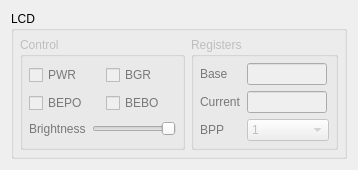
      <widget class="QWidget" name="debugMiscWidget">
       <attribute name="icon">
        <iconset resource="resources.qrc">
         <normaloff>:/icons/resources/icons/misc.png</normaloff>:/icons/resources/icons/misc.png</iconset>
       </attribute>
       <attribute name="title">
        <string>Miscellaneous</string>
       </attribute>
       <layout class="QVBoxLayout" name="verticalLayout_35">
        <item>
         <widget class="QGroupBox" name="groupBox_5">
          <property name="sizePolicy">
           <sizepolicy hsizetype="Preferred" vsizetype="Maximum">
            <horstretch>0</horstretch>
            <verstretch>0</verstretch>
           </sizepolicy>
          </property>
          <property name="title">
           <string>LCD</string>
          </property>
          <layout class="QHBoxLayout" name="horizontalLayout_6">
           <property name="leftMargin">
            <number>6</number>
           </property>
           <property name="topMargin">
            <number>6</number>
           </property>
           <property name="rightMargin">
            <number>6</number>
           </property>
           <property name="bottomMargin">
            <number>6</number>
           </property>
           <item>
            <spacer name="horizontalSpacer_31">
             <property name="orientation">
              <enum>Qt::Horizontal</enum>
             </property>
             <property name="sizeHint" stdset="0">
              <size>
               <width>0</width>
               <height>20</height>
              </size>
             </property>
            </spacer>
           </item>
           <item>
            <widget class="QGroupBox" name="groupLcdState">
             <property name="enabled">
              <bool>false</bool>
             </property>
             <property name="sizePolicy">
              <sizepolicy hsizetype="Preferred" vsizetype="Minimum">
               <horstretch>0</horstretch>
               <verstretch>0</verstretch>
              </sizepolicy>
             </property>
             <property name="title">
              <string>Control</string>
             </property>
             <layout class="QGridLayout" name="gridLayout_14">
              <property name="leftMargin">
               <number>6</number>
              </property>
              <property name="topMargin">
               <number>6</number>
              </property>
              <property name="rightMargin">
               <number>6</number>
              </property>
              <property name="bottomMargin">
               <number>6</number>
              </property>
              <item row="3" column="0" colspan="2">
               <layout class="QHBoxLayout" name="horizontalLayout_18">
                <item>
                 <widget class="QLabel" name="labelBrightness">
                  <property name="palette">
                   <palette>
                    <active>
                     <colorrole role="WindowText">
                      <brush brushstyle="SolidPattern">
                       <color alpha="255">
                        <red>0</red>
                        <green>170</green>
                        <blue>0</blue>
                       </color>
                      </brush>
                     </colorrole>
                    </active>
                    <inactive>
                     <colorrole role="WindowText">
                      <brush brushstyle="SolidPattern">
                       <color alpha="255">
                        <red>0</red>
                        <green>170</green>
                        <blue>0</blue>
                       </color>
                      </brush>
                     </colorrole>
                    </inactive>
                    <disabled>
                     <colorrole role="WindowText">
                      <brush brushstyle="SolidPattern">
                       <color alpha="255">
                        <red>120</red>
                        <green>120</green>
                        <blue>120</blue>
                       </color>
                      </brush>
                     </colorrole>
                    </disabled>
                   </palette>
                  </property>
                  <property name="text">
                   <string>Brightness</string>
                  </property>
                  <property name="alignment">
                   <set>Qt::AlignLeading|Qt::AlignLeft|Qt::AlignVCenter</set>
                  </property>
                 </widget>
                </item>
                <item>
                 <widget class="QSlider" name="brightnessSlider">
                  <property name="sizePolicy">
                   <sizepolicy hsizetype="Minimum" vsizetype="Maximum">
                    <horstretch>0</horstretch>
                    <verstretch>0</verstretch>
                   </sizepolicy>
                  </property>
                  <property name="focusPolicy">
                   <enum>Qt::ClickFocus</enum>
                  </property>
                  <property name="maximum">
                   <number>255</number>
                  </property>
                  <property name="orientation">
                   <enum>Qt::Horizontal</enum>
                  </property>
                  <property name="invertedAppearance">
                   <bool>true</bool>
                  </property>
                 </widget>
                </item>
               </layout>
              </item>
              <item row="2" column="1">
               <widget class="QCheckBox" name="checkBEBO">
                <property name="sizePolicy">
                 <sizepolicy hsizetype="Preferred" vsizetype="Maximum">
                  <horstretch>0</horstretch>
                  <verstretch>0</verstretch>
                 </sizepolicy>
                </property>
                <property name="palette">
                 <palette>
                  <active>
                   <colorrole role="WindowText">
                    <brush brushstyle="SolidPattern">
                     <color alpha="255">
                      <red>0</red>
                      <green>170</green>
                      <blue>0</blue>
                     </color>
                    </brush>
                   </colorrole>
                  </active>
                  <inactive>
                   <colorrole role="WindowText">
                    <brush brushstyle="SolidPattern">
                     <color alpha="255">
                      <red>0</red>
                      <green>170</green>
                      <blue>0</blue>
                     </color>
                    </brush>
                   </colorrole>
                  </inactive>
                  <disabled>
                   <colorrole role="WindowText">
                    <brush brushstyle="SolidPattern">
                     <color alpha="255">
                      <red>120</red>
                      <green>120</green>
                      <blue>120</blue>
                     </color>
                    </brush>
                   </colorrole>
                  </disabled>
                 </palette>
                </property>
                <property name="focusPolicy">
                 <enum>Qt::NoFocus</enum>
                </property>
                <property name="text">
                 <string>BEBO</string>
                </property>
               </widget>
              </item>
              <item row="2" column="0">
               <widget class="QCheckBox" name="checkBEPO">
                <property name="sizePolicy">
                 <sizepolicy hsizetype="Preferred" vsizetype="Maximum">
                  <horstretch>0</horstretch>
                  <verstretch>0</verstretch>
                 </sizepolicy>
                </property>
                <property name="palette">
                 <palette>
                  <active>
                   <colorrole role="WindowText">
                    <brush brushstyle="SolidPattern">
                     <color alpha="255">
                      <red>0</red>
                      <green>170</green>
                      <blue>0</blue>
                     </color>
                    </brush>
                   </colorrole>
                  </active>
                  <inactive>
                   <colorrole role="WindowText">
                    <brush brushstyle="SolidPattern">
                     <color alpha="255">
                      <red>0</red>
                      <green>170</green>
                      <blue>0</blue>
                     </color>
                    </brush>
                   </colorrole>
                  </inactive>
                  <disabled>
                   <colorrole role="WindowText">
                    <brush brushstyle="SolidPattern">
                     <color alpha="255">
                      <red>120</red>
                      <green>120</green>
                      <blue>120</blue>
                     </color>
                    </brush>
                   </colorrole>
                  </disabled>
                 </palette>
                </property>
                <property name="focusPolicy">
                 <enum>Qt::NoFocus</enum>
                </property>
                <property name="text">
                 <string>BEPO</string>
                </property>
               </widget>
              </item>
              <item row="1" column="1">
               <widget class="QCheckBox" name="checkBGR">
                <property name="sizePolicy">
                 <sizepolicy hsizetype="Preferred" vsizetype="Maximum">
                  <horstretch>0</horstretch>
                  <verstretch>0</verstretch>
                 </sizepolicy>
                </property>
                <property name="palette">
                 <palette>
                  <active>
                   <colorrole role="WindowText">
                    <brush brushstyle="SolidPattern">
                     <color alpha="255">
                      <red>0</red>
                      <green>170</green>
                      <blue>0</blue>
                     </color>
                    </brush>
                   </colorrole>
                  </active>
                  <inactive>
                   <colorrole role="WindowText">
                    <brush brushstyle="SolidPattern">
                     <color alpha="255">
                      <red>0</red>
                      <green>170</green>
                      <blue>0</blue>
                     </color>
                    </brush>
                   </colorrole>
                  </inactive>
                  <disabled>
                   <colorrole role="WindowText">
                    <brush brushstyle="SolidPattern">
                     <color alpha="255">
                      <red>120</red>
                      <green>120</green>
                      <blue>120</blue>
                     </color>
                    </brush>
                   </colorrole>
                  </disabled>
                 </palette>
                </property>
                <property name="focusPolicy">
                 <enum>Qt::NoFocus</enum>
                </property>
                <property name="text">
                 <string>BGR</string>
                </property>
               </widget>
              </item>
              <item row="1" column="0">
               <widget class="QCheckBox" name="checkPowered">
                <property name="sizePolicy">
                 <sizepolicy hsizetype="Preferred" vsizetype="Maximum">
                  <horstretch>0</horstretch>
                  <verstretch>0</verstretch>
                 </sizepolicy>
                </property>
                <property name="palette">
                 <palette>
                  <active>
                   <colorrole role="WindowText">
                    <brush brushstyle="SolidPattern">
                     <color alpha="255">
                      <red>0</red>
                      <green>170</green>
                      <blue>0</blue>
                     </color>
                    </brush>
                   </colorrole>
                  </active>
                  <inactive>
                   <colorrole role="WindowText">
                    <brush brushstyle="SolidPattern">
                     <color alpha="255">
                      <red>0</red>
                      <green>170</green>
                      <blue>0</blue>
                     </color>
                    </brush>
                   </colorrole>
                  </inactive>
                  <disabled>
                   <colorrole role="WindowText">
                    <brush brushstyle="SolidPattern">
                     <color alpha="255">
                      <red>120</red>
                      <green>120</green>
                      <blue>120</blue>
                     </color>
                    </brush>
                   </colorrole>
                  </disabled>
                 </palette>
                </property>
                <property name="focusPolicy">
                 <enum>Qt::NoFocus</enum>
                </property>
                <property name="text">
                 <string>PWR</string>
                </property>
                <property name="checkable">
                 <bool>true</bool>
                </property>
                <property name="checked">
                 <bool>false</bool>
                </property>
               </widget>
              </item>
             </layout>
            </widget>
           </item>
           <item>
            <widget class="QGroupBox" name="groupLcdRegs">
             <property name="enabled">
              <bool>false</bool>
             </property>
             <property name="sizePolicy">
              <sizepolicy hsizetype="Preferred" vsizetype="Minimum">
               <horstretch>0</horstretch>
               <verstretch>0</verstretch>
              </sizepolicy>
             </property>
             <property name="title">
              <string>Registers</string>
             </property>
             <layout class="QGridLayout" name="gridLayout_17">
              <property name="leftMargin">
               <number>6</number>
              </property>
              <property name="topMargin">
               <number>6</number>
              </property>
              <property name="rightMargin">
               <number>6</number>
              </property>
              <property name="bottomMargin">
               <number>6</number>
              </property>
              <item row="2" column="1">
               <widget class="QLineEdit" name="lcdcurrView">
                <property name="sizePolicy">
                 <sizepolicy hsizetype="Maximum" vsizetype="Fixed">
                  <horstretch>0</horstretch>
                  <verstretch>0</verstretch>
                 </sizepolicy>
                </property>
                <property name="minimumSize">
                 <size>
                  <width>60</width>
                  <height>0</height>
                 </size>
                </property>
                <property name="maximumSize">
                 <size>
                  <width>80</width>
                  <height>16777215</height>
                 </size>
                </property>
                <property name="focusPolicy">
                 <enum>Qt::ClickFocus</enum>
                </property>
                <property name="inputMask">
                 <string notr="true">&gt;HHHHHH</string>
                </property>
                <property name="text">
                 <string notr="true"/>
                </property>
               </widget>
              </item>
              <item row="1" column="1">
               <widget class="QLineEdit" name="lcdbaseView">
                <property name="sizePolicy">
                 <sizepolicy hsizetype="Maximum" vsizetype="Fixed">
                  <horstretch>0</horstretch>
                  <verstretch>0</verstretch>
                 </sizepolicy>
                </property>
                <property name="minimumSize">
                 <size>
                  <width>60</width>
                  <height>0</height>
                 </size>
                </property>
                <property name="maximumSize">
                 <size>
                  <width>80</width>
                  <height>16777215</height>
                 </size>
                </property>
                <property name="focusPolicy">
                 <enum>Qt::ClickFocus</enum>
                </property>
                <property name="inputMask">
                 <string notr="true">&gt;HHHHHH</string>
                </property>
                <property name="text">
                 <string notr="true"/>
                </property>
               </widget>
              </item>
              <item row="1" column="0">
               <widget class="QLabel" name="labelLCDbase">
                <property name="palette">
                 <palette>
                  <active>
                   <colorrole role="WindowText">
                    <brush brushstyle="SolidPattern">
                     <color alpha="255">
                      <red>0</red>
                      <green>170</green>
                      <blue>0</blue>
                     </color>
                    </brush>
                   </colorrole>
                  </active>
                  <inactive>
                   <colorrole role="WindowText">
                    <brush brushstyle="SolidPattern">
                     <color alpha="255">
                      <red>0</red>
                      <green>170</green>
                      <blue>0</blue>
                     </color>
                    </brush>
                   </colorrole>
                  </inactive>
                  <disabled>
                   <colorrole role="WindowText">
                    <brush brushstyle="SolidPattern">
                     <color alpha="255">
                      <red>120</red>
                      <green>120</green>
                      <blue>120</blue>
                     </color>
                    </brush>
                   </colorrole>
                  </disabled>
                 </palette>
                </property>
                <property name="text">
                 <string>Base</string>
                </property>
               </widget>
              </item>
              <item row="2" column="0">
               <widget class="QLabel" name="labelLCDcurr">
                <property name="palette">
                 <palette>
                  <active>
                   <colorrole role="WindowText">
                    <brush brushstyle="SolidPattern">
                     <color alpha="255">
                      <red>0</red>
                      <green>170</green>
                      <blue>0</blue>
                     </color>
                    </brush>
                   </colorrole>
                  </active>
                  <inactive>
                   <colorrole role="WindowText">
                    <brush brushstyle="SolidPattern">
                     <color alpha="255">
                      <red>0</red>
                      <green>170</green>
                      <blue>0</blue>
                     </color>
                    </brush>
                   </colorrole>
                  </inactive>
                  <disabled>
                   <colorrole role="WindowText">
                    <brush brushstyle="SolidPattern">
                     <color alpha="255">
                      <red>120</red>
                      <green>120</green>
                      <blue>120</blue>
                     </color>
                    </brush>
                   </colorrole>
                  </disabled>
                 </palette>
                </property>
                <property name="text">
                 <string>Current</string>
                </property>
               </widget>
              </item>
              <item row="3" column="0">
               <widget class="QLabel" name="labelBPP">
                <property name="palette">
                 <palette>
                  <active>
                   <colorrole role="WindowText">
                    <brush brushstyle="SolidPattern">
                     <color alpha="255">
                      <red>0</red>
                      <green>170</green>
                      <blue>0</blue>
                     </color>
                    </brush>
                   </colorrole>
                  </active>
                  <inactive>
                   <colorrole role="WindowText">
                    <brush brushstyle="SolidPattern">
                     <color alpha="255">
                      <red>0</red>
                      <green>170</green>
                      <blue>0</blue>
                     </color>
                    </brush>
                   </colorrole>
                  </inactive>
                  <disabled>
                   <colorrole role="WindowText">
                    <brush brushstyle="SolidPattern">
                     <color alpha="255">
                      <red>120</red>
                      <green>120</green>
                      <blue>120</blue>
                     </color>
                    </brush>
                   </colorrole>
                  </disabled>
                 </palette>
                </property>
                <property name="text">
                 <string>BPP</string>
                </property>
               </widget>
              </item>
              <item row="3" column="1">
               <widget class="QComboBox" name="bppView">
                <property name="sizePolicy">
                 <sizepolicy hsizetype="Maximum" vsizetype="Fixed">
                  <horstretch>0</horstretch>
                  <verstretch>0</verstretch>
                 </sizepolicy>
                </property>
                <property name="focusPolicy">
                 <enum>Qt::ClickFocus</enum>
                </property>
                <item>
                 <property name="text">
                  <string>1</string>
                 </property>
                </item>
                <item>
                 <property name="text">
                  <string>2</string>
                 </property>
                </item>
                <item>
                 <property name="text">
                  <string>4</string>
                 </property>
                </item>
                <item>
                 <property name="text">
                  <string>8</string>
                 </property>
                </item>
                <item>
                 <property name="text">
                  <string>16</string>
                 </property>
                </item>
                <item>
                 <property name="text">
                  <string>24</string>
                 </property>
                </item>
                <item>
                 <property name="text">
                  <string>16 (5:6:5)</string>
                 </property>
                </item>
                <item>
                 <property name="text">
                  <string>12 (4:4:4)</string>
                 </property>
                </item>
               </widget>
              </item>
             </layout>
            </widget>
           </item>
           <item>
            <spacer name="horizontalSpacer_23">
             <property name="orientation">
              <enum>Qt::Horizontal</enum>
             </property>
             <property name="sizeHint" stdset="0">
              <size>
               <width>0</width>
               <height>20</height>
              </size>
             </property>
            </spacer>
           </item>
          </layout>
         </widget>
        </item>
        <item>
         <widget class="QGroupBox" name="tabScripting">
     <attribute name="title">
      <string>Scripting</string>
     </attribute>
     <layout class="QVBoxLayout" name="verticalLayout_26">
      <item>
       <widget class="QPlainTextEdit" name="luaScriptEditor">
        <property name="backgroundVisible">
         <bool>false</bool>
        </property>
        <property name="placeholderText">
         <string>[Write your Lua script here]</string>
        </property>
       </widget>
      </item>
      <item>
       <layout class="QHBoxLayout" name="horizontalLayout_lua">
        <item>
         <widget class="QPushButton" name="buttonLoadLuaScript">
          <property name="text">
           <string>Load...</string>
          </property>
         </widget>
        </item>
        <item>
         <widget class="QPushButton" name="buttonSaveLuaScript">
          <property name="text">
           <string>Save...</string>
          </property>
         </widget>
        </item>
        <item>
         <spacer name="horizontalSpacer_23">
          <property name="orientation">
           <enum>Qt::Horizontal</enum>
          </property>
          <property name="sizeHint" stdset="0">
           <size>
            <width>40</width>
            <height>20</height>
           </size>
          </property>
         </spacer>
        </item>
        <item>
         <widget class="QPushButton" name="buttonRunLuaScript">
          <property name="text">
           <string>Run</string>
          </property>
         </widget>
        </item>
       </layout>
      </item>
     </layout>
    </widget>
    <widget class="QWidget" name="groupBattery">
          <property name="enabled">
           <bool>false</bool>
          </property>
          <property name="sizePolicy">
           <sizepolicy hsizetype="Preferred" vsizetype="Maximum">
            <horstretch>0</horstretch>
            <verstretch>0</verstretch>
           </sizepolicy>
          </property>
          <property name="title">
           <string>Battery</string>
          </property>
          <layout class="QGridLayout" name="gridLayout_18">
           <property name="leftMargin">
            <number>6</number>
           </property>
           <property name="topMargin">
            <number>6</number>
           </property>
           <property name="rightMargin">
            <number>6</number>
           </property>
           <property name="bottomMargin">
            <number>6</number>
           </property>
           <property name="spacing">
            <number>6</number>
           </property>
           <item row="1" column="0">
            <layout class="QHBoxLayout" name="horizontalLayout_3">
             <property name="rightMargin">
              <number>0</number>
             </property>
             <property name="bottomMargin">
              <number>0</number>
             </property>
             <item>
              <widget class="QCheckBox" name="checkCharging">
               <property name="palette">
                <palette>
                 <active>
                  <colorrole role="WindowText">
                   <brush brushstyle="SolidPattern">
                    <color alpha="255">
                     <red>0</red>
                     <green>170</green>
                     <blue>0</blue>
                    </color>
                   </brush>
                  </colorrole>
                 </active>
                 <inactive>
                  <colorrole role="WindowText">
                   <brush brushstyle="SolidPattern">
                    <color alpha="255">
                     <red>0</red>
                     <green>170</green>
                     <blue>0</blue>
                    </color>
                   </brush>
                  </colorrole>
                 </inactive>
                 <disabled>
                  <colorrole role="WindowText">
                   <brush brushstyle="SolidPattern">
                    <color alpha="255">
                     <red>120</red>
                     <green>120</green>
                     <blue>120</blue>
                    </color>
                   </brush>
                  </colorrole>
                 </disabled>
                </palette>
               </property>
               <property name="focusPolicy">
                <enum>Qt::NoFocus</enum>
               </property>
               <property name="text">
                <string>Charging</string>
               </property>
              </widget>
             </item>
             <item>
              <widget class="QSlider" name="sliderBattery">
               <property name="focusPolicy">
                <enum>Qt::ClickFocus</enum>
               </property>
               <property name="minimum">
                <number>0</number>
               </property>
               <property name="maximum">
                <number>5</number>
               </property>
               <property name="pageStep">
                <number>2</number>
               </property>
               <property name="orientation">
                <enum>Qt::Horizontal</enum>
               </property>
               <property name="tickPosition">
                <enum>QSlider::TicksBelow</enum>
               </property>
               <property name="tickInterval">
                <number>1</number>
               </property>
              </widget>
             </item>
             <item>
              <widget class="QLabel" name="labelBattery"/>
             </item>
            </layout>
           </item>
          </layout>
         </widget>
        </item>
        <item>
         <spacer name="verticalSpacer_9">
          <property name="orientation">
           <enum>Qt::Vertical</enum>
          </property>
          <property name="sizeHint" stdset="0">
           <size>
            <width>20</width>
            <height>0</height>
           </size>
          </property>
         </spacer>
        </item>
       </layout>
      </widget>
